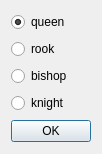
<?xml version="1.0" encoding="UTF-8"?>
<ui version="4.0">
 <class>Dialog</class>
 <widget class="QDialog" name="Dialog">
  <property name="geometry">
   <rect>
    <x>0</x>
    <y>0</y>
    <width>97</width>
    <height>154</height>
   </rect>
  </property>
  <property name="windowTitle">
   <string>Dialog</string>
  </property>
  <layout class="QVBoxLayout" name="verticalLayout">
   <item>
    <widget class="QRadioButton" name="queen">
     <property name="enabled">
      <bool>true</bool>
     </property>
     <property name="text">
      <string>queen</string>
     </property>
     <property name="icon">
      <iconset resource="res.qrc">
       <normaloff>:/images/wqeen.png</normaloff>:/images/wqeen.png</iconset>
     </property>
     <property name="checked">
      <bool>true</bool>
     </property>
    </widget>
   </item>
   <item>
    <widget class="QRadioButton" name="rook">
     <property name="text">
      <string>rook</string>
     </property>
     <property name="icon">
      <iconset resource="res.qrc">
       <normaloff>:/images/wrook.png</normaloff>:/images/wrook.png</iconset>
     </property>
    </widget>
   </item>
   <item>
    <widget class="QRadioButton" name="bishop">
     <property name="text">
      <string>bishop</string>
     </property>
     <property name="icon">
      <iconset resource="res.qrc">
       <normaloff>:/images/wbishop.png</normaloff>:/images/wbishop.png</iconset>
     </property>
    </widget>
   </item>
   <item>
    <widget class="QRadioButton" name="knight">
     <property name="text">
      <string>knight</string>
     </property>
     <property name="icon">
      <iconset resource="res.qrc">
       <normaloff>:/images/whose.png</normaloff>:/images/whose.png</iconset>
     </property>
    </widget>
   </item>
   <item>
    <widget class="QPushButton" name="pushButton">
     <property name="text">
      <string>OK</string>
     </property>
    </widget>
   </item>
  </layout>
 </widget>
 <resources>
  <include location="res.qrc"/>
 </resources>
 <connections/>
</ui>
